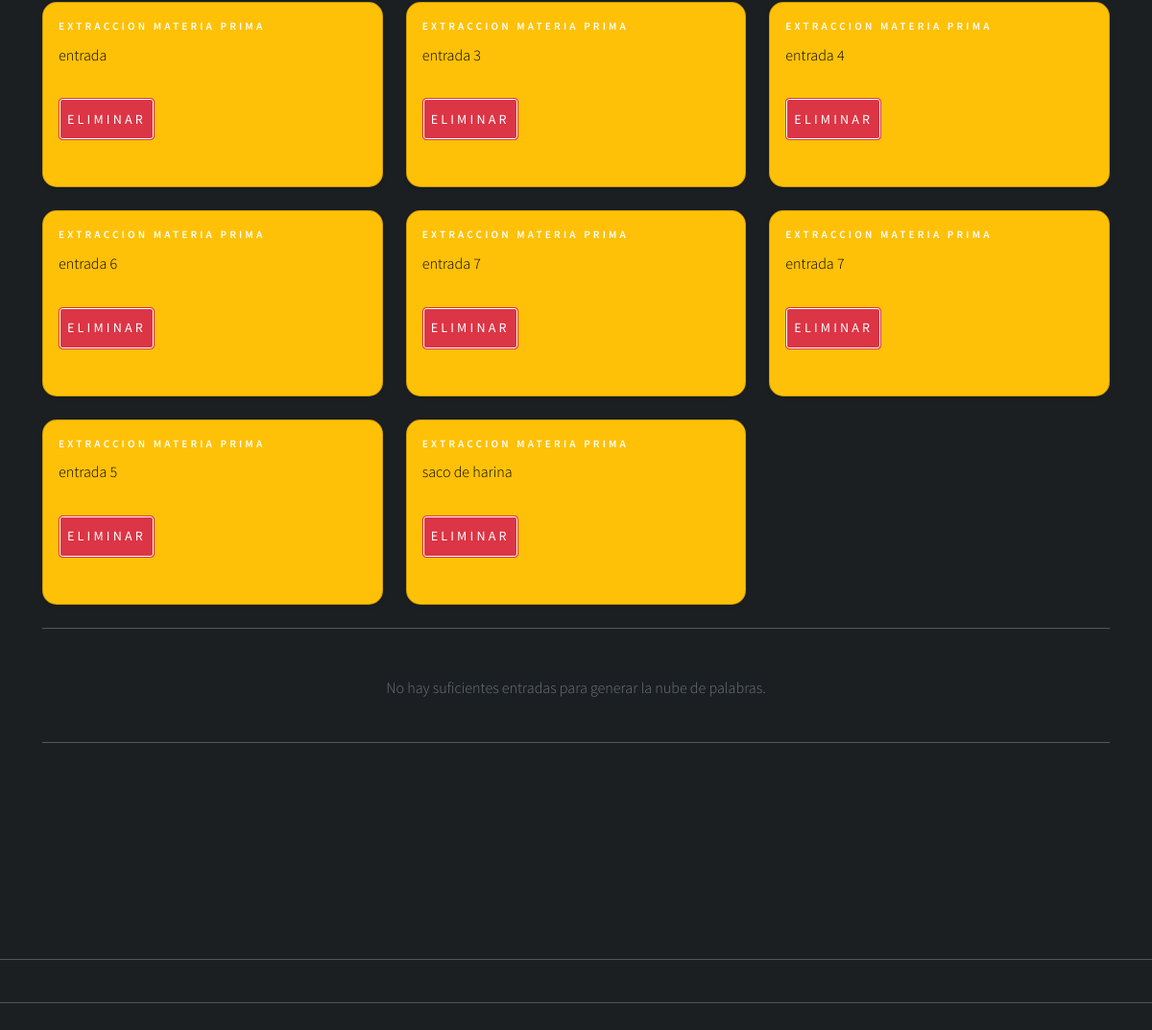
The page /agregar_entrada_extraccion (signed in, lower part) on the database as committed earlier.
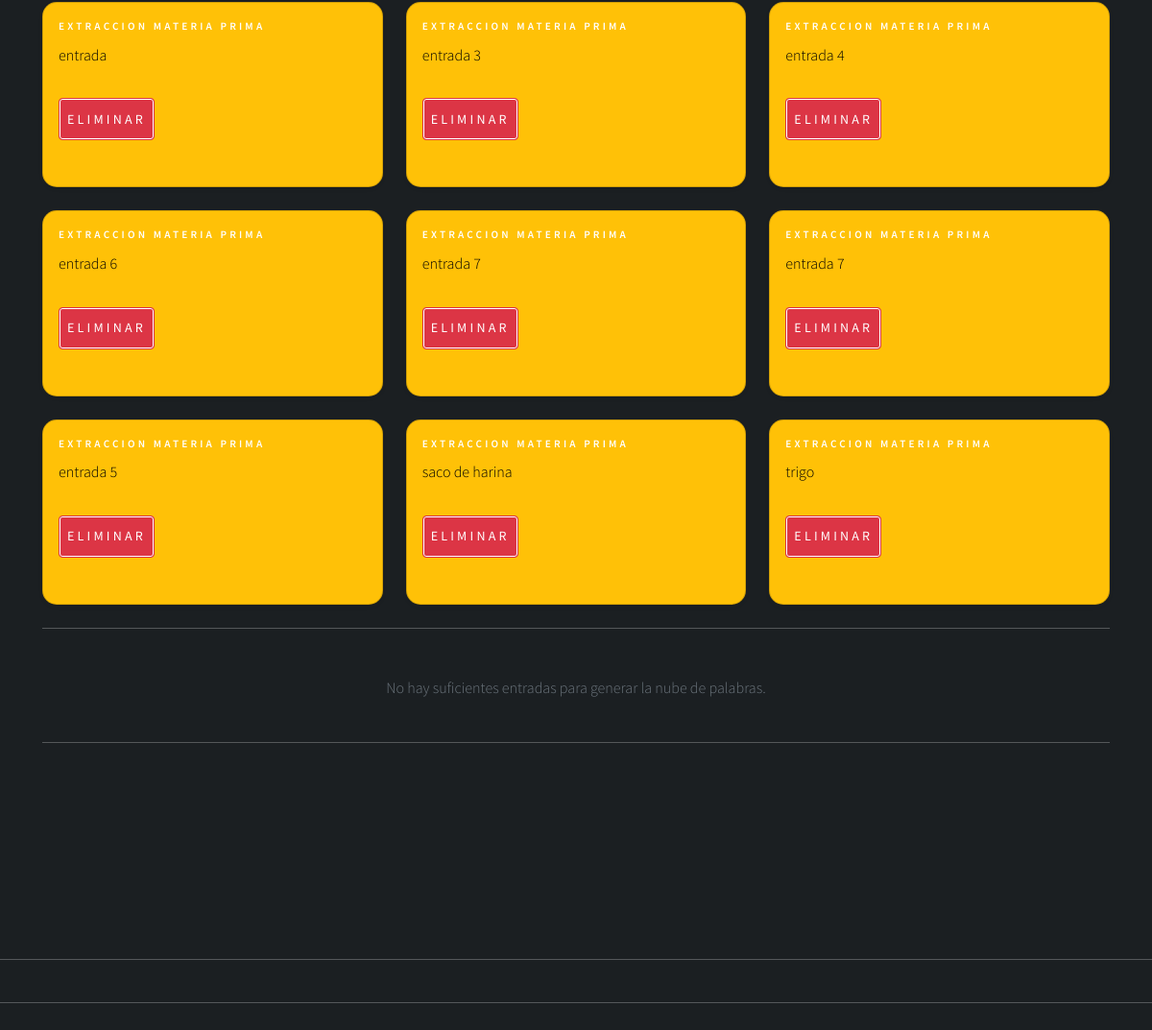
The same page on the database as committed later.
### app/models.py (models this page shows, shortened)
class Entrada(models.Model):
    id_entrada = models.AutoField(primary_key=True)
    nombre  = models.CharField(max_length=50)
    fecha =  models.DateField(auto_now_add=True)
    etapa = models.ForeignKey(Etapa, on_delete=models.CASCADE)
    usuario =models.ForeignKey(Usuario, on_delete=models.CASCADE)
    id_area = models.ForeignKey(AreaEmpresa, on_delete=models.CASCADE)

class Etapa(models.Model):
    id_etapa = models.AutoField(primary_key=True)
    nombre  = models.CharField(max_length=50)
    fecha_inicio  = models.DateField()
    fecha_termino  = models.DateField()
    activo = models.BooleanField()
    def __str__(self):
        return self.nombre

### app/views.py (the view, shortened to what this page needs)
# urls.py: path('agregar_entrada_extraccion', agregarEntradaExtraccion, name="agregar_entrada_extraccion"),
def agregarEntradaExtraccion(request):
    if request.user.is_authenticated:
        registros = RegistroTrabajador.objects.filter(usuario=request.user)
        etapa = Etapa.objects.filter(nombre="Extraccion materia prima").first()
        areaTrabajador = RegistroTrabajador.objects.filter(usuario=request.user).values_list("id_area", flat=True).first()
        entradas = Entrada.objects.filter(usuario=request.user, etapa=etapa)
        data = {
            'form': EntradaForm(),
            'registros': registros,
            'entradas': entradas,
            'areaTrabajador': areaTrabajador,
        }
        textos = " ".join(entradas.values_list("nombre", flat=True))
        nube_base64 = None
        if textos.strip():
            wc = WordCloud(width=800, height=400, background_color='white').generate(textos)
            buffer = BytesIO()
            wc.to_image().save(buffer, format='PNG')
            nube_base64 = base64.b64encode(buffer.getvalue()).decode('utf-8')
        data['nube_base64'] = nube_base64  # Enviamos la nube al HTML
        return render(request, 'autodiagnostico/extraccion/entrada/agregar_entrada.html', data)
    else:
        return render(request, 'autodiagnostico/extraccion/entrada/agregar_entrada.html')

### app/templates/autodiagnostico/extraccion/entrada/agregar_entrada.html (shortened to what this page needs)
{% extends 'autodiagnostico/extraccion/home_extraccion.html' %}
{% load static %}
{% load crispy_forms_tags %}
{% block extraccion %}
<br>
<div class="row row-cols-1 row-cols-md-3 g-4">
    {% for p in entradas %}
    {% if p.etapa.nombre == "Extraccion materia prima" %}
    <div class="col">
        <div class="card text-bg-warning shadow-sm">
            <div class="card-body">
                <h5 class="card-title">{{ p.etapa }}</h5>
                <p class="card-text">{{ p.nombre }}</p>
                <form action="{% url 'eliminar_entrada_extraccion' p.id_entrada %}" method="post"
                    style="margin-top:10px;">
                    <button type="submit" class="btn btn-danger btn-sm">Eliminar</button>
                </form>
            </div>
        </div>
    </div>
    {% endif %}
    {% empty %}
    <p class="text-muted">Aún no tienes entradas registradas.</p>
    {% endfor %}
</div>
<hr class="my-4">
{% if nube_base64 %}
<div class="mt-5 text-center">
    <h4>Nube de palabras de tus entradas</h4>
    <img class="img-fluid rounded shadow" alt="Nube de palabras"
        style="max-width: 800px;">
</div>
{% else %}
<div class="mt-5 text-center text-muted">
    <p>No hay suficientes entradas para generar la nube de palabras.</p>
</div>
{% endif %}
<hr>
{% endblock extraccion %}

Rows that differ between the two databases and show on the page:
added Entrada: etapa "EXTRACCION MATERIA PRIMA", nombre "trigo"
